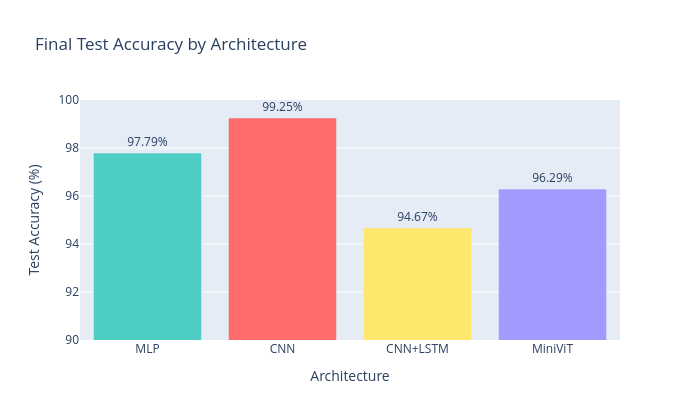

This figure's notebook cell:
### Code cell
# --- Summary Bar Chart ---
models_dict = {'MLP': mlp, 'CNN': cnn, 'CNN+LSTM': cnn_lstm, 'MiniViT': vit}
"""Map architecture names to trained model objects so we can count parameters."""
biases = {
    'MLP':      'None',
    'CNN':      'Locality + Translation',
    'CNN+LSTM': 'Locality + Sequence',
    'MiniViT':  'Global Attention'
}
"""Short description of each architecture's inductive bias."""
summary = pd.DataFrame({
    'Architecture': list(results.keys()),
    'Test Accuracy (%)': [round(v, 2) for v in results.values()],
    'Parameters': [f'{count_params(m):,}' for m in models_dict.values()],
    'Inductive Bias': [biases[k] for k in results]
})
"""Build the final comparison table shown below the training experiments."""
print(summary.to_string(index=False))
"""Print the summary table without the pandas row index."""

fig_bar = px.bar(
    summary,
    x='Architecture',
    y='Test Accuracy (%)',
    color='Architecture',
    text='Test Accuracy (%)',
    color_discrete_map=palette,
    title='Final Test Accuracy by Architecture',
    width=700,
    height=420
)
"""Create a final bar chart of test accuracy by architecture."""
fig_bar.update_traces(texttemplate='%{text:.2f}%', textposition='outside')
"""Show accuracy values above bars with two decimal places."""
fig_bar.update_layout(yaxis_range=[90, 100], showlegend=False)
"""Use the same zoomed y-axis and hide redundant legend."""
fig_bar.show()
"""Render the final comparison chart."""

### Figure 1 — Plotly figure (JSON) as saved in the notebook; plotly's stock layout.template omitted (floating-point values rounded to 4 significant figures)
{"data": [{"hovertemplate": "Architecture=%{x}<br>Test Accuracy (%)=%{text}<extra></extra>", "legendgroup": "MLP", "marker": {"color": "#4ECDC4", "pattern": {"shape": ""}}, "name": "MLP", "orientation": "v", "showlegend": true, "text": [97.79], "textposition": "outside", "texttemplate": "%{text:.2f}%", "type": "bar", "x": ["MLP"], "xaxis": "x", "y": [97.79], "yaxis": "y"}, {"hovertemplate": "Architecture=%{x}<br>Test Accuracy (%)=%{text}<extra></extra>", "legendgroup": "CNN", "marker": {"color": "#FF6B6B", "pattern": {"shape": ""}}, "name": "CNN", "orientation": "v", "showlegend": true, "text": [99.25], "textposition": "outside", "texttemplate": "%{text:.2f}%", "type": "bar", "x": ["CNN"], "xaxis": "x", "y": [99.25], "yaxis": "y"}, {"hovertemplate": "Architecture=%{x}<br>Test Accuracy (%)=%{text}<extra></extra>", "legendgroup": "CNN+LSTM", "marker": {"color": "#FFE66D", "pattern": {"shape": ""}}, "name": "CNN+LSTM", "orientation": "v", "showlegend": true, "text": [94.67], "textposition": "outside", "texttemplate": "%{text:.2f}%", "type": "bar", "x": ["CNN+LSTM"], "xaxis": "x", "y": [94.67], "yaxis": "y"}, {"hovertemplate": "Architecture=%{x}<br>Test Accuracy (%)=%{text}<extra></extra>", "legendgroup": "MiniViT", "marker": {"color": "#A29BFE", "pattern": {"shape": ""}}, "name": "MiniViT", "orientation": "v", "showlegend": true, "text": [96.29], "textposition": "outside", "texttemplate": "%{text:.2f}%", "type": "bar", "x": ["MiniViT"], "xaxis": "x", "y": [96.29], "yaxis": "y"}], "layout": {"barmode": "relative", "height": 420, "legend": {"title": {"text": "Architecture"}, "tracegroupgap": 0}, "showlegend": false, "title": {"text": "Final Test Accuracy by Architecture"}, "width": 700, "xaxis": {"anchor": "y", "categoryarray": ["MLP", "CNN", "CNN+LSTM", "MiniViT"], "categoryorder": "array", "domain": [0, 1], "title": {"text": "Architecture"}}, "yaxis": {"anchor": "x", "domain": [0, 1], "range": [90, 100], "title": {"text": "Test Accuracy (%)"}}}}
